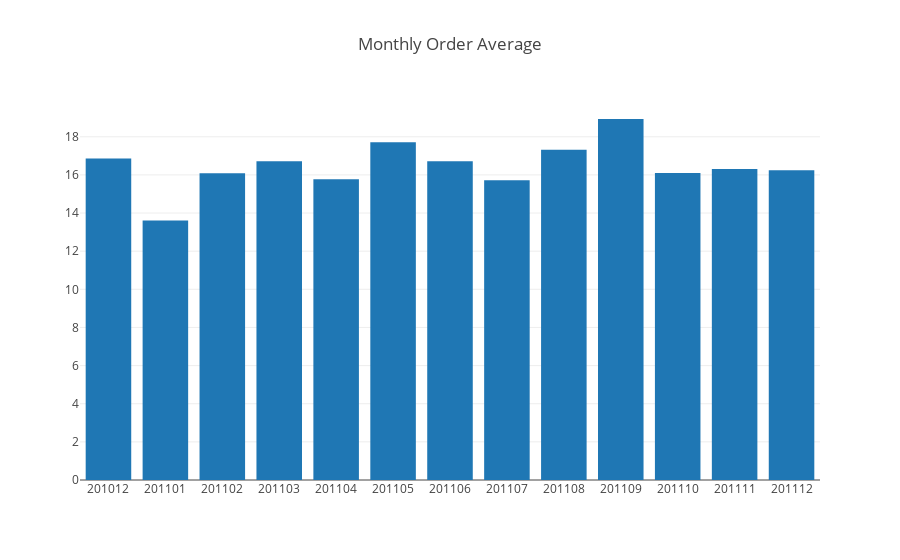

Write notebook code for a chart like this one.
### Code cell
#plot the bar chart
plot_data = [go.Bar(x=monthly_order_avg['InvoiceYearMonth'],y=monthly_order_avg['Revenue'])]

plot_layout = go.Layout(xaxis={"type": "category"},title='Monthly Order Average')

fig = go.Figure(data=plot_data, layout=plot_layout)
pyoff.iplot(fig)

### Figure 1 — Plotly figure (JSON) as saved in the notebook; plotly's stock layout.template omitted (floating-point values rounded to 4 significant figures)
{"data": [{"type": "bar", "uid": "cd36ab6c-fca2-4fc3-8158-dc0daad89e89", "x": [201012, 201101, 201102, 201103, 201104, 201105, 201106, 201107, 201108, 201109, 201110, 201111, 201112], "y": [16.87, 13.61, 16.09, 16.72, 15.77, 17.71, 16.71, 15.72, 17.32, 18.93, 16.09, 16.31, 16.25]}], "layout": {"title": {"text": "Monthly Order Average"}, "xaxis": {"type": "category"}}}
